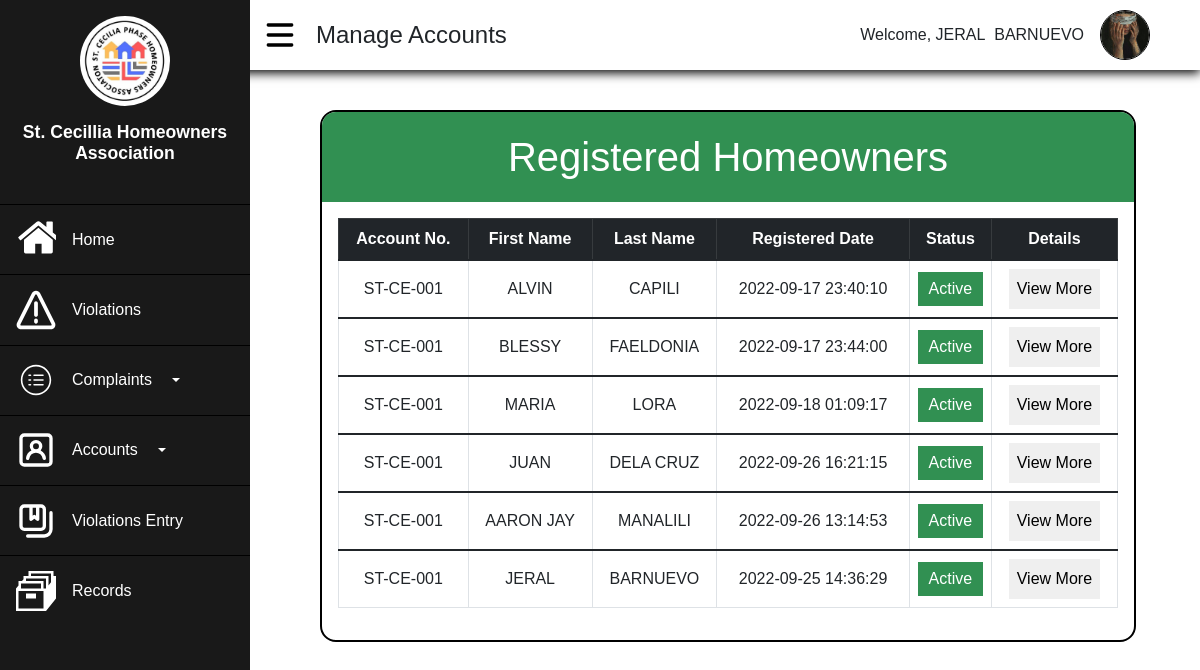
The page /Admin/Admin-Homeowners.php (signed in) on the database its author committed.
### tables this page shows
CREATE TABLE `homeowners` (
  `Homeowners_ID` int(11) NOT NULL,
  `Account_Number` varchar(255) NOT NULL,
  `First_Name` varchar(255) NOT NULL,
  `Last_Name` varchar(255) NOT NULL,
  `Gender` varchar(255) NOT NULL,
  `Age` int(255) NOT NULL,
  `ContactNo` varchar(255) NOT NULL,
  `Address` varchar(255) NOT NULL,
  `Birthdate` date NOT NULL,
  `Email` varchar(255) NOT NULL,
  `Image` varchar(255) NOT NULL,
  `Password` varchar(255) NOT NULL,
  `Confirm_Password` varchar(255) NOT NULL,
  `VerificationCode` varchar(255) NOT NULL,
  `verified` int(10) NOT NULL DEFAULT 0,
  `date_registered` datetime NOT NULL DEFAULT current_timestamp() ON UPDATE current_timestamp()
);

### Admin/Admin-Homeowners.php (the view, shortened to what this page needs)
<?php
    require("process.php");
?>
<!DOCTYPE html>
<html lang="en">
<head>
    <link rel="stylesheet" href="https://use.fontawesome.com/releases/v5.15.4/css/all.css">
    <link rel="stylesheet" href="realtime.css">
    <link href="https://cdn.jsdelivr.net/npm/bootstrap@5.1.3/dist/css/bootstrap.min.css" rel="stylesheet">
    <link rel="stylesheet" href="Admin-Complaint.css">
    <link rel="stylesheet" type="text/css" href="https://cdnjs.cloudflare.com/ajax/libs/twitter-bootstrap/5.1.3/css/bootstrap.min.css"/>
    <link rel="stylesheet" type="text/css" href="https://cdn.datatables.net/v/bs5/jszip-2.5.0/dt-1.12.1/b-2.2.3/b-colvis-2.2.3/b-html5-2.2.3/b-print-2.2.3/datatables.min.css"/>
</head>
<body>
<?php
    if(!empty($_SESSION['Admin_ID'])){
        $AdminID=$_SESSION['Admin_ID'];
        $result=mysqli_query($conn, "SELECT*FROM admin WHERE Admin_ID='$AdminID'");
        $row=mysqli_fetch_assoc($result);
    }
?>
    <div class="main">
    <div class="side">
        <div class="logo">
            <img src="../Assets/logo.jpg" alt="" width="90px">
            <h2>St. Cecillia Homeowners Association</h2>
        </div>
        <div class="button">
            <ul class="side-button">
                <a href="Admin-Dashboard.php"><button class="buttn">
                    <p>Home</p>
                </button></a>
                <a href="Admin-Violations.php"><button class="buttn">
                    <p>Violations</p>
                </button></a>
                <button type="button" class="buttn buttn-primary dropdown-toggle" data-bs-toggle="dropdown">
                    <p>Complaints</p>
                </button>
                <button type="button" class="buttn buttn-primary dropdown-toggle" data-bs-toggle="dropdown">
                    <p>Accounts</p>
                </button>
                <a href="Violation-Entry.php"><button class="buttn">
                    <p>Violations Entry</p>
                </button></a>
                <a href="Admin-Records.php"><button class="buttn">
                    <svg xmlns="http://www.w3.org/2000/svg" width="16" height="16" viewBox="0 0 16 16"><path fill="#fffff" d="M4 9h4v2H4V9z"/><path fill="#fffff" d="M16 2h-1V0H5v2H3v1.25L2.4 4H1v1.75L0 7v9h12l4-5V2zM2 5h8v2H2V5zm9 10H1V8h10v7zm1-8h-1V4H4V3h8v4zm2-2.5l-1 1.25V2H6V1h8v3.5z"/></svg><p>Records</p>
                </button></a>
            </ul>
        </div>
    </div>
    <div class="top">
        <div class="burger">
            <div class="hamburger"><svg class="ham" xmlns="http://www.w3.org/2000/svg" viewBox="0 0 24 24"><path d="M5 7h14c.6 0 1-.4 1-1s-.4-1-1-1H5c-.6 0-1 .4-1 1s.4 1 1 1zm0 6h14c.6 0 1-.4 1-1s-.4-1-1-1H5c-.6 0-1 .4-1 1s.4 1 1 1zm0 6h14c.6 0 1-.4 1-1s-.4-1-1-1H5c-.6 0-1 .4-1 1s.4 1 1 1z"/></svg></div>
            <p>Manage Accounts</p>
        </div>
        <div class="profile">
            <div class="welcome"><p>Welcome, <?php echo $row['FirstName'], "&nbsp;&nbsp;",$row['LastName']; ?></p></div>
        <div class="image" onclick="Dropmenu();">
                <img src="admin-imgs/<?php echo $row['Image_Profile']; ?>" alt="" width="50px">
            </div>
        </div>
    </div>
    <div class="body">
        <div class="container1">
            <div class="title"><h1>Registered Homeowners</h1></div>
            <div class="table-complaint">
            <table class="table table-bordered table-hover table-responsive" id="Mytable" style="padding:0;">
                <thead class="table-dark head">
                    <tr class="height">
                    <th class="text-center">Account No.</th>
                    <th class="text-center">First Name</th>
                    <th class="text-center">Last Name</th>
                    <th class="text-center">Registered Date</th>
                    <th class="text-center">Status</th>
                    <th class="text-center">Details</th>
                    </tr>
                </thead>
                <?php
                    $query1="SELECT*FROM homeowners";
                    $result=mysqli_query($conn, $query1);
                    if(mysqli_num_rows($result)>0){
                    while($row=mysqli_fetch_assoc($result)){
                ?>
                <tbody>
                    <tr class="height">
                    <td>ST-CE-001</td>
                    <td><?php echo $row['First_Name']; ?></td>
                    <td><?php echo $row['Last_Name']; ?></td>
                    <td><?php echo $row['date_registered']; ?></td>
                    <td><div class="success">Active</div></td>
                    <td><button style="padding:.5rem; border:none;" data-bs-toggle="modal" data-bs-target="#viewdetails<?php echo $row['Homeowners_ID']; ?>">View More  </button></td>
                    </tr>
                </tbody>
                <?php
                    }
                    }
                ?>
            </table>
            </div>
        </div>
    </div>
</div>
</body>
</html>

### Admin/realtime.css (style rules this page uses)
* { box-sizing: border-box; margin:0; padding:0; font-family: 'Poppins', sans-serif; }
:root { --side:#191919; --top:#ffffff; --body:#ffffff; --font-text:#000000; --main-color:#59CE8F; --secondary:#319052; --hover:#65C18C; }
.main { display: grid; grid-template-columns: 250px 1fr; grid-template-rows: 100px 1fr; grid-template-areas: "side head head" "side body body" "side body body"; height: 100%; width: 100%; }
.side { grid-area:side; display: flex; flex-direction: column; align-items: center; gap:1rem; background:var(--side); padding:0; width:100%; height: 100%; max-width: 250px; z-index: 999; position: fixed; top:0; left:0; }
.side>.logo { display: flex; flex-direction: column; align-items: center; justify-content: center; text-align: center; gap:1rem; padding:1rem; }
.side>.logo>h2 { font-size:1.1rem; font-weight: 600; color: #FFFFFF; }
.side>.logo>img { border-radius:100%; }
svg { fill:#FFFFFF; width: 40px; height: 50px; }
.side-button { padding:0; margin:0; display: flex; flex-direction: column; }
.button { width: 100%; }
.buttn { width: 100%; padding:.6rem; background-color:var(--side); color:#FFFFFF; border-top:1px solid black; border-left:none; border-right:none; border-bottom: none; display:flex; align-items: center; transition: .5s; }
.button>.side-button>a { text-decoration: none; }
.button>.side-button>a>.buttn { display: flex; align-items: center; justify-content: flex-start; gap:1rem; font-size: 1rem; text-align:center; padding-left:1rem; }
.button>.side-button>a>.buttn>p { padding:0; margin:0; }
.buttn { display: flex; align-items: center; padding-left:1rem; gap:1rem; font-size: 1rem; text-align:center; }
.buttn>p { margin:0; padding:0; }
.top { grid-area:head; display: flex; align-items: center; justify-content: space-between; padding: 1rem 1rem; background:var(--top); box-shadow:0 3px 10px black ; position: fixed; top:0; left:0; height:80px; z-index:90; width:100%; height: 70px; padding-left:260px; padding-right:50px; }
.burger { display: flex; flex-direction: row; align-items: center; gap:1rem; }
.ham { fill: #000; }
.top>.profile { display: flex; align-items: center; gap:1rem; }
.top>.burger>p { margin:0; font-size: 1.5rem; }
.top>.profile>.welcome { display: flex; align-items: center; justify-content: center; }
.top>.profile>.welcome>p { margin:0; }
.top>.profile>.image { border: 1px black solid; width: 50px; height: 50px; border-radius: 100%; position: relative; overflow: hidden; cursor:pointer; transition:1s; }
.top>.profile>.image>img { position: absolute; top:0; left:0; width: 100%; height: 100%; object-fit:cover; }
.body { display: flex; align-items: flex-start; justify-content: flex-start; flex-direction: column; padding:4rem; background-color: #ffffff; height:100%; width: 100%; padding-left:320px; padding-top: 110px; overflow: scroll; position:absolute; }
.table { width: 100%; height: 100%; max-height: 400px; background-color: #FFFFFF; padding:1.5rem; margin:0; overflow: scroll; }
thead { vertical-align: middle; text-align: center; border: 1px solid black; }
tbody { vertical-align: middle; text-align: center; }
.table-responsive { padding:0; }
tr { padding:0; vertical-align: middle; }

### Admin/Admin-Complaint.css (style rules this page uses)
.container1 { background-color: #ffffff; padding-left:0; width: 100%; max-width: 1200px; border: 2px solid black; border-radius:1rem; overflow: hidden; }
.container1>.title { width: 100%; height: 90px; background-color: #319052; display: flex; align-items: center; justify-content: center; }
.container1>.title>h1 { text-align: center; color:#ffffff; margin:0; }
#Mytable { padding:1rem; }
.table-complaint { padding:1rem; overflow-y: scroll; }
#Mytable>tbody { text-align: center; }
.success { background-color: #319052; color:white; padding:.3rem; }

### rows shown on the page
homeowners: First_Name "ALVIN", Last_Name "CAPILI", date_registered "2022-09-17 23:40:10"
homeowners: First_Name "BLESSY", Last_Name "FAELDONIA", date_registered "2022-09-17 23:44:00"
homeowners: First_Name "MARIA", Last_Name "LORA", date_registered "2022-09-18 01:09:17"
homeowners: First_Name "JUAN", Last_Name "DELA CRUZ", date_registered "2022-09-26 16:21:15"
homeowners: First_Name "AARON JAY", Last_Name "MANALILI", date_registered "2022-09-26 13:14:53"
homeowners: First_Name "JERAL", Last_Name "BARNUEVO", date_registered "2022-09-25 14:36:29"

### other values the page prints
$row['FirstName'] "JERAL"
$row['LastName'] "BARNUEVO"
